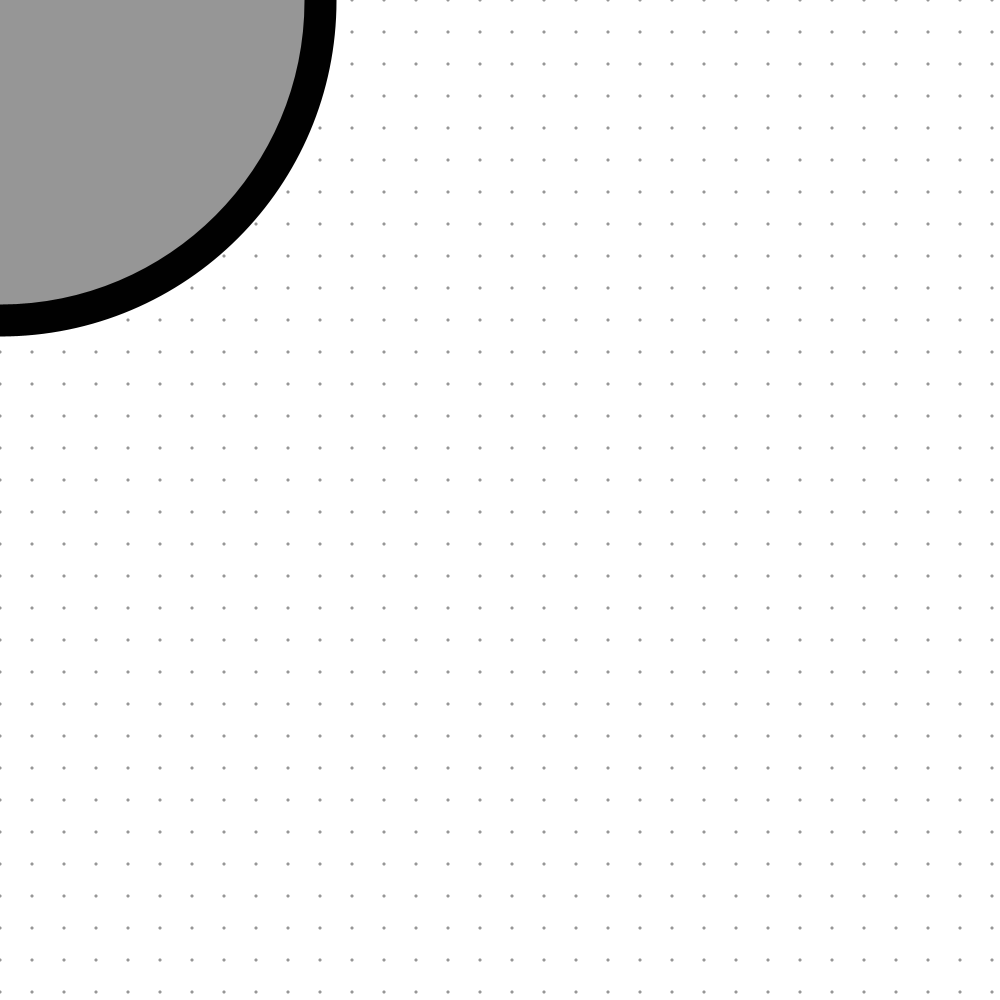
Frame 1 (no input)
Frame 60 (the mouse pressed at the canvas centre just before this capture): identical to frame 1, image omitted
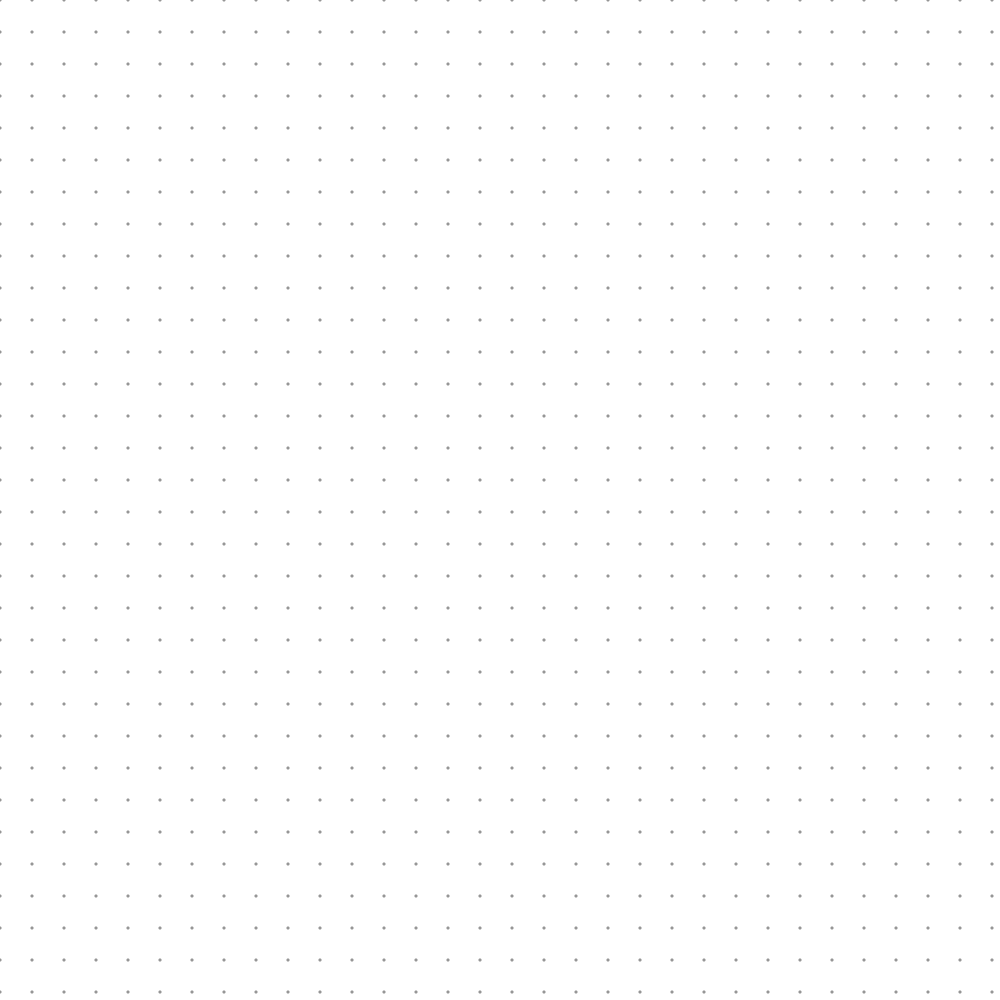
Frame 120 (the mouse held since frame 60 and released just before this capture)

The Processing sketch that drew these frames (run headless with seeded random() and noise(); from frame 60 on, the mouse is pressed at the canvas centre):

// Processing sketch: test
// ── test.pde
int grid = 32;

void setup() {

size(1000,1000);

}

void draw(){
  
// draw plain background
  background(255);
  
  // set grid % 
  scale(grid);
  
    // dot grid
  for(int i = 0; i <= width/grid; i ++) {
  for(int j = 0; j <= height/grid; j ++){
    noStroke();
    fill(150);
    ellipse(i, j, 0.1, 0.1);
    }
  }
  
  stroke(1);
  ellipse(mouseX, mouseY, 20, 20);
}
